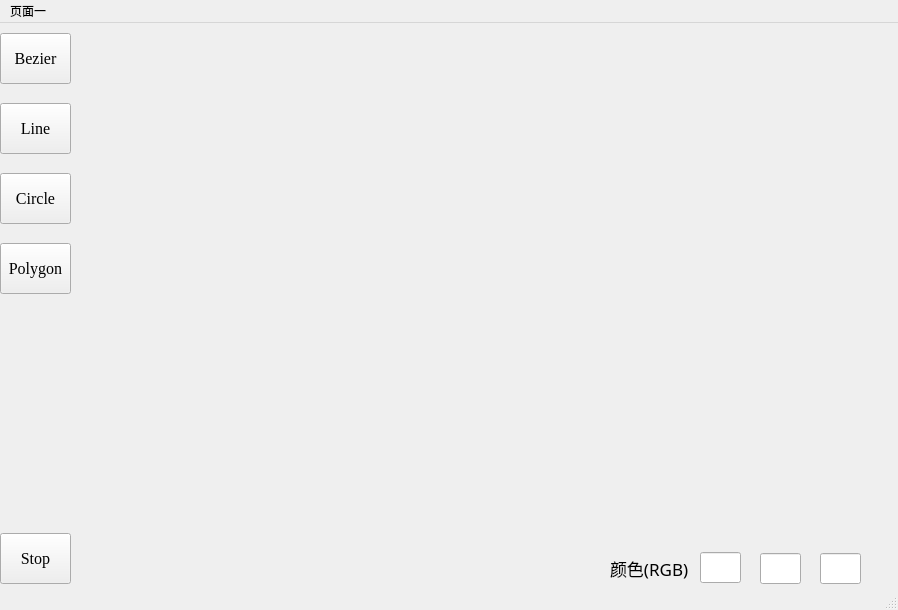
<?xml version="1.0" encoding="UTF-8"?>
<ui version="4.0">
 <class>MainWindow</class>
 <widget class="QMainWindow" name="MainWindow">
  <property name="geometry">
   <rect>
    <x>0</x>
    <y>0</y>
    <width>898</width>
    <height>610</height>
   </rect>
  </property>
  <property name="windowTitle">
   <string>MainWindow</string>
  </property>
  <widget class="QWidget" name="centralwidget">
   <widget class="QToolButton" name="toolButton">
    <property name="geometry">
     <rect>
      <x>0</x>
      <y>10</y>
      <width>71</width>
      <height>51</height>
     </rect>
    </property>
    <property name="font">
     <font>
      <family>Times New Roman</family>
      <pointsize>12</pointsize>
      <weight>50</weight>
      <bold>false</bold>
     </font>
    </property>
    <property name="cursor">
     <cursorShape>PointingHandCursor</cursorShape>
    </property>
    <property name="text">
     <string>Bezier</string>
    </property>
    <property name="autoRaise">
     <bool>false</bool>
    </property>
    <property name="arrowType">
     <enum>Qt::NoArrow</enum>
    </property>
   </widget>
   <widget class="QToolButton" name="toolButton_2">
    <property name="geometry">
     <rect>
      <x>0</x>
      <y>80</y>
      <width>71</width>
      <height>51</height>
     </rect>
    </property>
    <property name="font">
     <font>
      <family>Times New Roman</family>
      <pointsize>12</pointsize>
     </font>
    </property>
    <property name="cursor">
     <cursorShape>PointingHandCursor</cursorShape>
    </property>
    <property name="text">
     <string>Line</string>
    </property>
    <property name="autoRaise">
     <bool>false</bool>
    </property>
    <property name="arrowType">
     <enum>Qt::NoArrow</enum>
    </property>
   </widget>
   <widget class="QToolButton" name="toolButton_3">
    <property name="geometry">
     <rect>
      <x>0</x>
      <y>510</y>
      <width>71</width>
      <height>51</height>
     </rect>
    </property>
    <property name="font">
     <font>
      <family>Times New Roman</family>
      <pointsize>12</pointsize>
     </font>
    </property>
    <property name="cursor">
     <cursorShape>PointingHandCursor</cursorShape>
    </property>
    <property name="text">
     <string>Stop</string>
    </property>
   </widget>
   <widget class="QToolButton" name="toolButton_4">
    <property name="geometry">
     <rect>
      <x>0</x>
      <y>150</y>
      <width>71</width>
      <height>51</height>
     </rect>
    </property>
    <property name="font">
     <font>
      <family>Times New Roman</family>
      <pointsize>12</pointsize>
     </font>
    </property>
    <property name="cursor">
     <cursorShape>PointingHandCursor</cursorShape>
    </property>
    <property name="text">
     <string>Circle</string>
    </property>
   </widget>
   <widget class="QToolButton" name="Polygon">
    <property name="geometry">
     <rect>
      <x>0</x>
      <y>220</y>
      <width>71</width>
      <height>51</height>
     </rect>
    </property>
    <property name="font">
     <font>
      <family>Times New Roman</family>
      <pointsize>12</pointsize>
     </font>
    </property>
    <property name="cursor">
     <cursorShape>PointingHandCursor</cursorShape>
    </property>
    <property name="text">
     <string>Polygon</string>
    </property>
   </widget>
   <widget class="QLabel" name="label">
    <property name="geometry">
     <rect>
      <x>610</x>
      <y>530</y>
      <width>91</width>
      <height>31</height>
     </rect>
    </property>
    <property name="font">
     <font>
      <family>微软雅黑</family>
      <pointsize>13</pointsize>
     </font>
    </property>
    <property name="text">
     <string>颜色(RGB)</string>
    </property>
   </widget>
   <widget class="QLineEdit" name="Red">
    <property name="geometry">
     <rect>
      <x>700</x>
      <y>529</y>
      <width>41</width>
      <height>31</height>
     </rect>
    </property>
   </widget>
   <widget class="QLineEdit" name="Green">
    <property name="geometry">
     <rect>
      <x>760</x>
      <y>530</y>
      <width>41</width>
      <height>31</height>
     </rect>
    </property>
   </widget>
   <widget class="QLineEdit" name="Blue">
    <property name="geometry">
     <rect>
      <x>820</x>
      <y>530</y>
      <width>41</width>
      <height>31</height>
     </rect>
    </property>
   </widget>
  </widget>
  <widget class="QMenuBar" name="menubar">
   <property name="geometry">
    <rect>
     <x>0</x>
     <y>0</y>
     <width>898</width>
     <height>22</height>
    </rect>
   </property>
   <widget class="QMenu" name="menupainter">
    <property name="title">
     <string>页面一</string>
    </property>
   </widget>
   <addaction name="menupainter"/>
  </widget>
  <widget class="QStatusBar" name="statusbar"/>
 </widget>
 <resources/>
 <connections/>
</ui>
